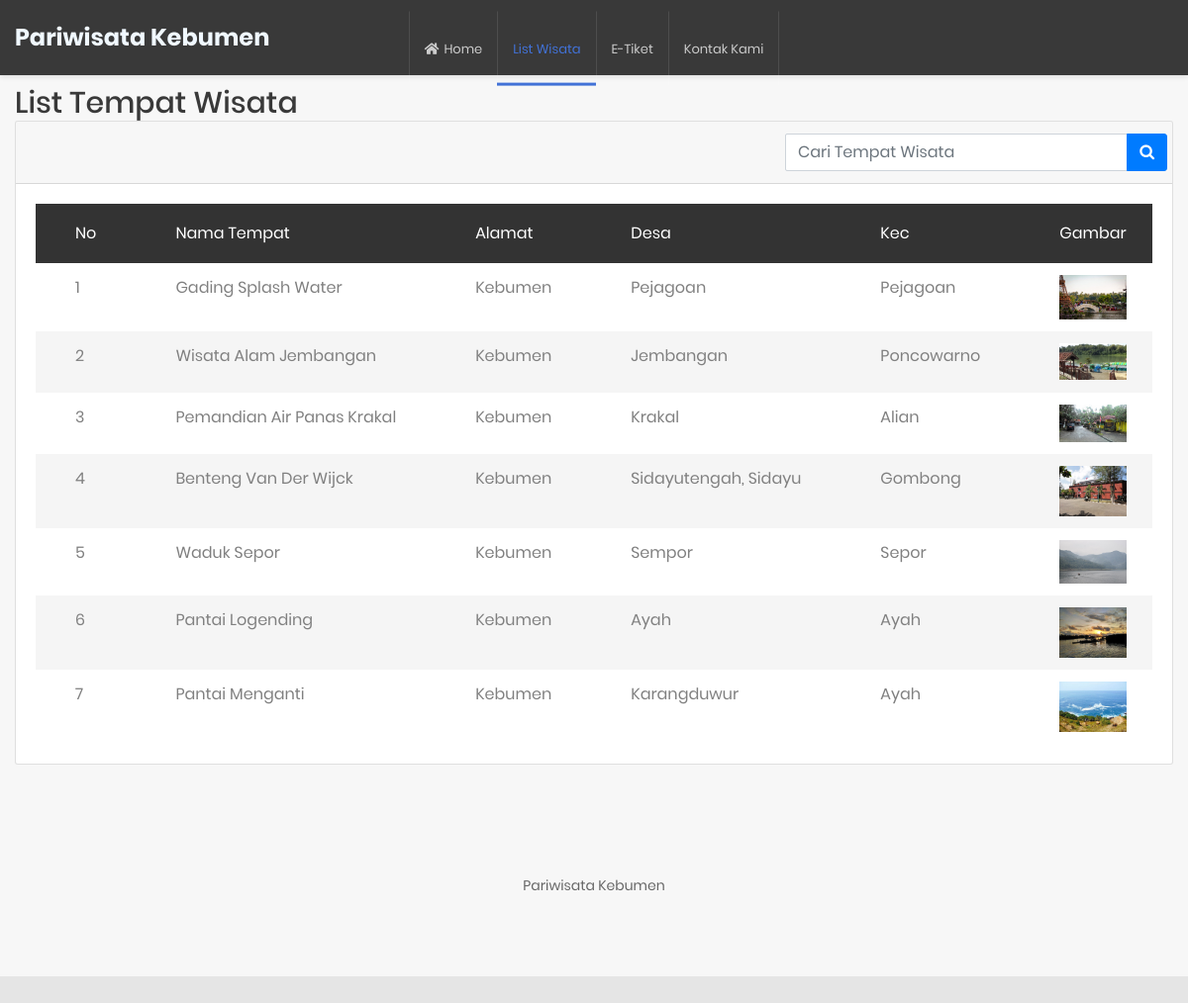
/index.php/home/wisata, run on an earlier commit of the app's database.
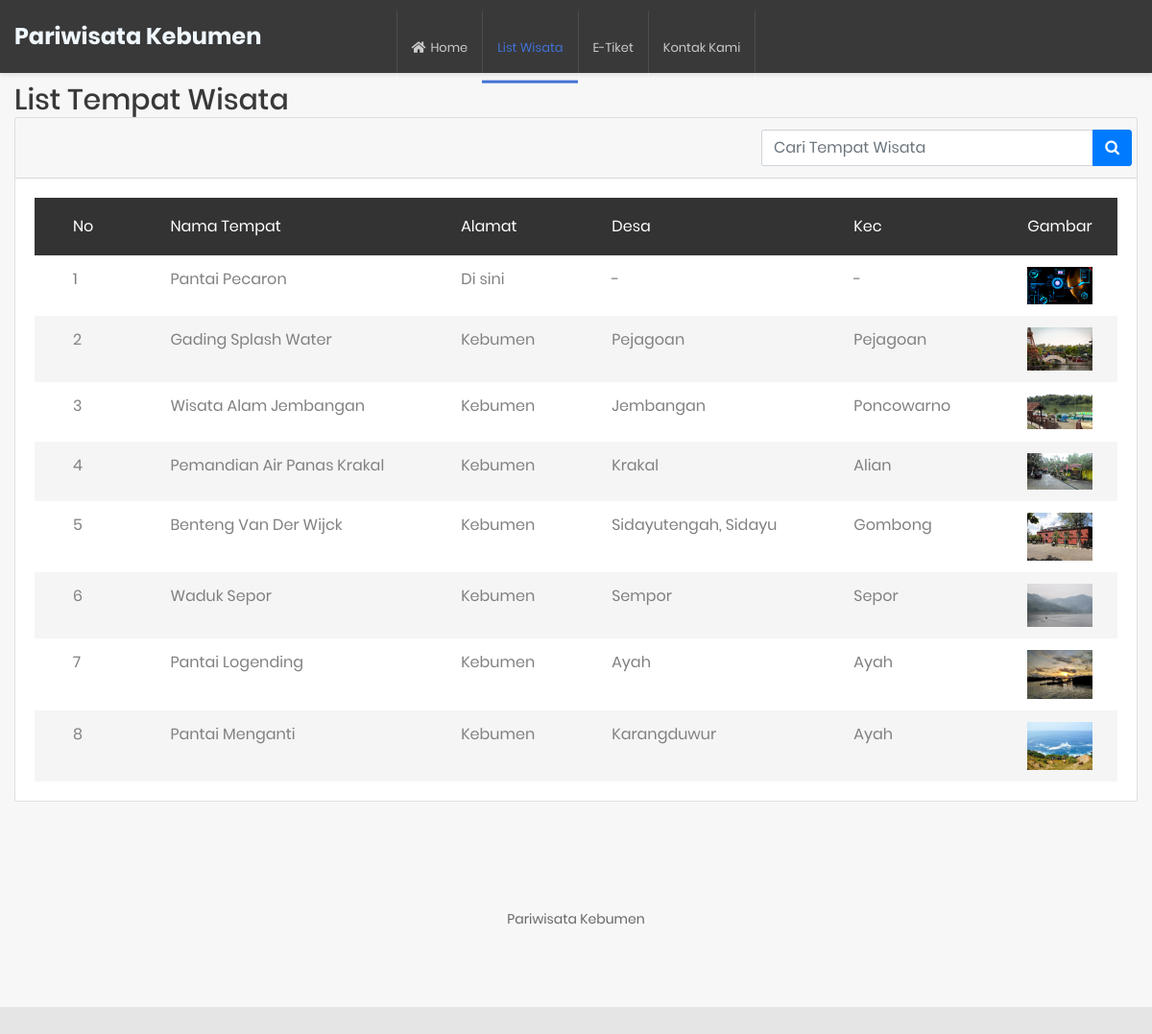
And on a later commit of the database.
### tables this page shows
CREATE TABLE `tbl_wisata` (
  `id_wisata` int(11) NOT NULL,
  `nama_tempat` varchar(255) DEFAULT NULL,
  `alamat` varchar(255) DEFAULT NULL,
  `desa` varchar(255) DEFAULT NULL,
  `kec` varchar(255) DEFAULT NULL,
  `kab` varchar(255) DEFAULT NULL,
  `prov` varchar(255) DEFAULT NULL,
  `latitude` varchar(255) DEFAULT NULL,
  `longitude` varchar(255) DEFAULT NULL,
  `deskripsi` longtext DEFAULT NULL,
  `gambar` text DEFAULT NULL,
  `id_icon` int(11) DEFAULT NULL,
  `harga` int(11) NOT NULL
);

### application/views/layout/v_wrapper.php (called while the page is built)
<?php
require_once('v_head.php');
require_once('v_header.php');
require_once('v_content.php');
require_once('v_footer.php');

### application/controllers/Home.php (called while the page is built, shortened)
<?php
class Home extends CI_Controller
{
	public function __construct()
	{
		$this->load->model('m_wisata');
		$this->load->model('m_json');
		$this->load->model('m_etiket');
	}
	public function wisata()
	{
		$keyword = $this->input->get('keyword');
		if ($keyword) {
			$wisata =	$this->m_wisata->get_search($keyword);
		} else {
			$wisata = $this->m_wisata->get_all_data();
		}
		$data = array(
			'title' => 'List Tempat Wisata',
			'wisata' => $wisata,
			'isi'	=> 'v_wisata',
			'keyword' => $keyword
		);
		$this->load->view('layout/v_wrapper', $data, FALSE);
	}
}

### index.php (called while the page is built, shortened)
<?php
require_once BASEPATH.'core/CodeIgniter.php';

### application/views/layout/v_content.php (called while the page is built)
<?php
if ($isi) {
	$this->load->view($isi);
}

### application/models/M_wisata.php (called while the page is built, shortened)
<?php
class M_wisata extends CI_Model
{
	public function get_all_data()
	{
		$this->db->select('*');
		$this->db->from('tbl_wisata');
		$this->db->join('tbl_icon', 'tbl_icon.id_icon = tbl_wisata.id_icon', 'left');
		$this->db->order_by('id_wisata', 'desc');
		return $this->db->get()->result();
	}
}

### application/views/v_wisata.php (the view, shortened to what this page needs)
<div class="col-md-12">
	<div class="card">
		<div class="card-header">
			<div class="row align-items-center">
				<div class="col-md-8 col-12">
				</div>
				<div class="col-md-4 col12 p-0 pull-right">
					<form action="<?= base_url('home/wisata') ?>" method="GET" autocomplete="off">
						<div class="input-group">
							<input type="text" name="keyword" class="form-control" placeholder="Cari Tempat Wisata" value="<?= $keyword ?>">
							<div class="input-group-append">
								<button class="btn btn-primary" type="submit"><i class="fa fa-search"></i></button>
							</div>
						</div>
					</form>
				</div>
			</div>
		</div>
		<div class="card-body">
			<table class="table table-borderless table-striped table-earning table-responsive">
				<thead>
					<tr>
						<th>No</th>
						<th>Nama Tempat</th>
						<th>Alamat</th>
						<th>Desa</th>
						<th>Kec</th>
						<th>Gambar</th>
					</tr>
				</thead>
				<tbody>
					<?php $no = 1;
					foreach ($wisata as $key => $value) { ?>
						<tr>
							<td><?= $no++; ?></td>
							<td><?= $value->nama_tempat ?></td>
							<td><?= $value->alamat ?></td>
							<td><?= $value->desa ?></td>
							<td><?= $value->kec ?></td>
							<td><img src="<?= base_url('gambar/' . $value->gambar)  ?>" width="200px"></td>
						</tr>
					<?php } ?>
				</tbody>
			</table>
		</div>
	</div>
</div>

### application/views/layout/v_head.php (shortened to what this page needs)
<!DOCTYPE html>
<html lang="en">
<head>
	<link href="<?= base_url() ?>template/css/font-face.css" rel="stylesheet" media="all">
	<link href="<?= base_url() ?>template/vendor/font-awesome-4.7/css/font-awesome.min.css" rel="stylesheet" media="all">
	<link href="<?= base_url() ?>template/vendor/font-awesome-5/css/fontawesome-all.min.css" rel="stylesheet" media="all">
	<link href="<?= base_url() ?>template/vendor/mdi-font/css/material-design-iconic-font.min.css" rel="stylesheet" media="all">
	<link href="<?= base_url() ?>template/css/font-face.css" rel="stylesheet" media="all">
	<link href="<?= base_url() ?>template/vendor/font-awesome-5/css/fontawesome-all.min.css" rel="stylesheet" media="all">
	<link href="<?= base_url() ?>template/vendor/font-awesome-4.7/css/font-awesome.min.css" rel="stylesheet" media="all">
	<link href="<?= base_url() ?>template/vendor/mdi-font/css/material-design-iconic-font.min.css" rel="stylesheet" media="all">
	<link href="<?= base_url() ?>template/vendor/bootstrap-4.1/bootstrap.min.css" rel="stylesheet" media="all">
	<link href="<?= base_url() ?>template/vendor/animsition/animsition.min.css" rel="stylesheet" media="all">
	<link href="<?= base_url() ?>template/vendor/bootstrap-progressbar/bootstrap-progressbar-3.3.4.min.css" rel="stylesheet" media="all">
	<link href="<?= base_url() ?>template/vendor/wow/animate.css" rel="stylesheet" media="all">
	<link href="<?= base_url() ?>template/vendor/css-hamburgers/hamburgers.min.css" rel="stylesheet" media="all">
	<link href="<?= base_url() ?>template/vendor/slick/slick.css" rel="stylesheet" media="all">
	<link href="<?= base_url() ?>template/vendor/select2/select2.min.css" rel="stylesheet" media="all">
	<link href="<?= base_url() ?>template/vendor/perfect-scrollbar/perfect-scrollbar.css" rel="stylesheet" media="all">
	<link href="<?= base_url() ?>template/css/theme.css" rel="stylesheet" media="all">
	<link rel="stylesheet" href="https://unpkg.com/leaflet@1.6.0/dist/leaflet.css" />
	<link rel="stylesheet" href="<?= base_url() ?>leaflet-locatecontrol/dist/L.Control.Locate.min.css" />
</head>

### application/views/layout/v_header.php (shortened to what this page needs)
<body class="animsition">
	<div class="page-wrapper">
		<header class="header-desktop3 d-none d-lg-block">
			<div class="section__content section__content--p35">
				<div class="header3-wrap">
					<h3 style="color:aliceblue">Pariwisata Kebumen</h3>
					<div class="header__navbar">
						<ul class="list-unstyled">
							<li <?= $this->uri->uri_string() == 'home' ? 'class="active"' : '' ?>>
								<a href="<?= base_url('home') ?>"><i class="fas fa-home"></i><span class="bot-line"></span>Home</a>
							</li>
							<li <?= $this->uri->uri_string() == 'home/wisata' ? 'class="active"' : '' ?>>
								<a href="<?= base_url('home/wisata') ?>"><span class="bot-line"></span>List Wisata</a>
							</li>
							<li <?= $this->uri->uri_string() == 'home/e_tiket' ? 'class="active"' : '' ?>>
								<a href="<?= base_url('home/e_tiket') ?>"><span class="bot-line"></span>E-Tiket</a>
							</li>
							<li <?= $this->uri->uri_string() == 'home/about' ? 'class="active"' : '' ?>>
								<a href="<?= base_url('home/about') ?>"><span class="bot-line"></span>Kontak Kami</a>
							</li>
						</ul>
					</div>
				</div>
			</div>
		</header>
		<div class="page-content--bgf7">
			<section class="welcome p-t-10">
				<div class="container">
					<div class="row">
						<div class="col-md-12">
							<h1 class="title-4"><?= $title ?>
							</h1>
						</div>
						<br>

### application/views/layout/v_footer.php (shortened to what this page needs)
</div>
</div>
</section>
<section class="p-t-60 p-b-20">
	<div class="container">
		<div class="row">
			<div class="col-md-12">
				<div class="copyright">
					<p>Pariwisata Kebumen</p>
				</div>
			</div>
		</div>
	</div>
</section>
</div>
</div>
</body>
</html>

What changed in the data, as far as the page shows it:
added tbl_wisata: nama_tempat "Pantai Pecaron", alamat "Di sini", desa "-", kec "-", gambar (picture)
